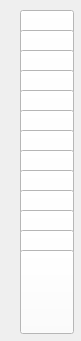
    <widget class="QFrame" name="table3">
     <property name="enabled">
      <bool>true</bool>
     </property>
     <property name="geometry">
      <rect>
       <x>150</x>
       <y>110</y>
       <width>81</width>
       <height>341</height>
      </rect>
     </property>
     <property name="sizePolicy">
      <sizepolicy hsizetype="Fixed" vsizetype="Fixed">
       <horstretch>0</horstretch>
       <verstretch>0</verstretch>
      </sizepolicy>
     </property>
     <property name="minimumSize">
      <size>
       <width>72</width>
       <height>112</height>
      </size>
     </property>
     <property name="layoutDirection">
      <enum>Qt::LeftToRight</enum>
     </property>
     <property name="autoFillBackground">
      <bool>false</bool>
     </property>
     <widget class="QPushButton" name="table3_card_1">
      <property name="geometry">
       <rect>
        <x>20</x>
        <y>10</y>
        <width>54</width>
        <height>84</height>
       </rect>
      </property>
      <property name="sizePolicy">
       <sizepolicy hsizetype="Fixed" vsizetype="Fixed">
        <horstretch>0</horstretch>
        <verstretch>0</verstretch>
       </sizepolicy>
      </property>
      <property name="minimumSize">
       <size>
        <width>54</width>
        <height>84</height>
       </size>
      </property>
      <property name="maximumSize">
       <size>
        <width>54</width>
        <height>84</height>
       </size>
      </property>
      <property name="styleSheet">
       <string notr="true">background: white;
border-width:3px;
border-color: black;
</string>
      </property>
      <property name="text">
       <string/>
      </property>
     </widget>
     <widget class="QPushButton" name="table3_card_6">
      <property name="geometry">
       <rect>
        <x>20</x>
        <y>110</y>
        <width>54</width>
        <height>84</height>
       </rect>
      </property>
      <property name="sizePolicy">
       <sizepolicy hsizetype="Fixed" vsizetype="Fixed">
        <horstretch>0</horstretch>
        <verstretch>0</verstretch>
       </sizepolicy>
      </property>
      <property name="minimumSize">
       <size>
        <width>54</width>
        <height>84</height>
       </size>
      </property>
      <property name="maximumSize">
       <size>
        <width>54</width>
        <height>84</height>
       </size>
      </property>
      <property name="styleSheet">
       <string notr="true">background: white;
border-width:3px;
border-color: black;
</string>
      </property>
      <property name="text">
       <string/>
      </property>
     </widget>
     <widget class="QPushButton" name="table3_card_5">
      <property name="geometry">
       <rect>
        <x>20</x>
        <y>90</y>
        <width>54</width>
        <height>84</height>
       </rect>
      </property>
      <property name="sizePolicy">
       <sizepolicy hsizetype="Fixed" vsizetype="Fixed">
        <horstretch>0</horstretch>
        <verstretch>0</verstretch>
       </sizepolicy>
      </property>
      <property name="minimumSize">
       <size>
        <width>54</width>
        <height>84</height>
       </size>
      </property>
      <property name="maximumSize">
       <size>
        <width>54</width>
        <height>84</height>
       </size>
      </property>
      <property name="styleSheet">
       <string notr="true">background: white;
border-width:3px;
border-color: black;
</string>
      </property>
      <property name="text">
       <string/>
      </property>
     </widget>
     <widget class="QPushButton" name="table3_card_2">
      <property name="geometry">
       <rect>
        <x>20</x>
        <y>30</y>
        <width>54</width>
        <height>84</height>
       </rect>
      </property>
      <property name="sizePolicy">
       <sizepolicy hsizetype="Fixed" vsizetype="Fixed">
        <horstretch>0</horstretch>
        <verstretch>0</verstretch>
       </sizepolicy>
      </property>
      <property name="minimumSize">
       <size>
        <width>54</width>
        <height>84</height>
       </size>
      </property>
      <property name="maximumSize">
       <size>
        <width>54</width>
        <height>84</height>
       </size>
      </property>
      <property name="styleSheet">
       <string notr="true">background: white;
border-width:3px;
border-color: black;
</string>
      </property>
      <property name="text">
       <string/>
      </property>
     </widget>
     <widget class="QPushButton" name="table3_card_8">
      <property name="geometry">
       <rect>
        <x>20</x>
        <y>150</y>
        <width>54</width>
        <height>84</height>
       </rect>
      </property>
      <property name="sizePolicy">
       <sizepolicy hsizetype="Fixed" vsizetype="Fixed">
        <horstretch>0</horstretch>
        <verstretch>0</verstretch>
       </sizepolicy>
      </property>
      <property name="minimumSize">
       <size>
        <width>54</width>
        <height>84</height>
       </size>
      </property>
      <property name="maximumSize">
       <size>
        <width>54</width>
        <height>84</height>
       </size>
      </property>
      <property name="styleSheet">
       <string notr="true">background: white;
border-width:3px;
border-color: black;
</string>
      </property>
      <property name="text">
       <string/>
      </property>
     </widget>
     <widget class="QPushButton" name="table3_card_3">
      <property name="geometry">
       <rect>
        <x>20</x>
        <y>50</y>
        <width>54</width>
        <height>84</height>
       </rect>
      </property>
      <property name="sizePolicy">
       <sizepolicy hsizetype="Fixed" vsizetype="Fixed">
        <horstretch>0</horstretch>
        <verstretch>0</verstretch>
       </sizepolicy>
      </property>
      <property name="minimumSize">
       <size>
        <width>54</width>
        <height>84</height>
       </size>
      </property>
      <property name="maximumSize">
       <size>
        <width>54</width>
        <height>84</height>
       </size>
      </property>
      <property name="styleSheet">
       <string notr="true">background: white;
border-width:3px;
border-color: black;
</string>
      </property>
      <property name="text">
       <string/>
      </property>
     </widget>
     <widget class="QPushButton" name="table3_card_4">
      <property name="geometry">
       <rect>
        <x>20</x>
        <y>70</y>
        <width>54</width>
        <height>84</height>
       </rect>
      </property>
      <property name="sizePolicy">
       <sizepolicy hsizetype="Fixed" vsizetype="Fixed">
        <horstretch>0</horstretch>
        <verstretch>0</verstretch>
       </sizepolicy>
      </property>
      <property name="minimumSize">
       <size>
        <width>54</width>
        <height>84</height>
       </size>
      </property>
      <property name="maximumSize">
       <size>
        <width>54</width>
        <height>84</height>
       </size>
      </property>
      <property name="styleSheet">
       <string notr="true">background: white;
border-width:3px;
border-color: black;
</string>
      </property>
      <property name="text">
       <string/>
      </property>
     </widget>
     <widget class="QPushButton" name="table3_card_7">
      <property name="geometry">
       <rect>
        <x>20</x>
        <y>130</y>
        <width>54</width>
        <height>84</height>
       </rect>
      </property>
      <property name="sizePolicy">
       <sizepolicy hsizetype="Fixed" vsizetype="Fixed">
        <horstretch>0</horstretch>
        <verstretch>0</verstretch>
       </sizepolicy>
      </property>
      <property name="minimumSize">
       <size>
        <width>54</width>
        <height>84</height>
       </size>
      </property>
      <property name="maximumSize">
       <size>
        <width>54</width>
        <height>84</height>
       </size>
      </property>
      <property name="styleSheet">
       <string notr="true">background: white;
border-width:3px;
border-color: black;
</string>
      </property>
      <property name="text">
       <string/>
      </property>
     </widget>
     <widget class="QPushButton" name="table3_card_9">
      <property name="geometry">
       <rect>
        <x>20</x>
        <y>170</y>
        <width>54</width>
        <height>84</height>
       </rect>
      </property>
      <property name="sizePolicy">
       <sizepolicy hsizetype="Fixed" vsizetype="Fixed">
        <horstretch>0</horstretch>
        <verstretch>0</verstretch>
       </sizepolicy>
      </property>
      <property name="minimumSize">
       <size>
        <width>54</width>
        <height>84</height>
       </size>
      </property>
      <property name="maximumSize">
       <size>
        <width>54</width>
        <height>84</height>
       </size>
      </property>
      <property name="styleSheet">
       <string notr="true">background: white;
border-width:3px;
border-color: black;
</string>
      </property>
      <property name="text">
       <string/>
      </property>
     </widget>
     <widget class="QPushButton" name="table3_card_10">
      <property name="geometry">
       <rect>
        <x>20</x>
        <y>190</y>
        <width>54</width>
        <height>84</height>
       </rect>
      </property>
      <property name="sizePolicy">
       <sizepolicy hsizetype="Fixed" vsizetype="Fixed">
        <horstretch>0</horstretch>
        <verstretch>0</verstretch>
       </sizepolicy>
      </property>
      <property name="minimumSize">
       <size>
        <width>54</width>
        <height>84</height>
       </size>
      </property>
      <property name="maximumSize">
       <size>
        <width>54</width>
        <height>84</height>
       </size>
      </property>
      <property name="styleSheet">
       <string notr="true">background: white;
border-width:3px;
border-color: black;
</string>
      </property>
      <property name="text">
       <string/>
      </property>
     </widget>
     <widget class="QPushButton" name="table3_card_11">
      <property name="geometry">
       <rect>
        <x>20</x>
        <y>210</y>
        <width>54</width>
        <height>84</height>
       </rect>
      </property>
      <property name="sizePolicy">
       <sizepolicy hsizetype="Fixed" vsizetype="Fixed">
        <horstretch>0</horstretch>
        <verstretch>0</verstretch>
       </sizepolicy>
      </property>
      <property name="minimumSize">
       <size>
        <width>54</width>
        <height>84</height>
       </size>
      </property>
      <property name="maximumSize">
       <size>
        <width>54</width>
        <height>84</height>
       </size>
      </property>
      <property name="styleSheet">
       <string notr="true">background: white;
border-width:3px;
border-color: black;
</string>
      </property>
      <property name="text">
       <string/>
      </property>
     </widget>
     <widget class="QPushButton" name="table3_card_12">
      <property name="geometry">
       <rect>
        <x>20</x>
        <y>230</y>
        <width>54</width>
        <height>84</height>
       </rect>
      </property>
      <property name="sizePolicy">
       <sizepolicy hsizetype="Fixed" vsizetype="Fixed">
        <horstretch>0</horstretch>
        <verstretch>0</verstretch>
       </sizepolicy>
      </property>
      <property name="minimumSize">
       <size>
        <width>54</width>
        <height>84</height>
       </size>
      </property>
      <property name="maximumSize">
       <size>
        <width>54</width>
        <height>84</height>
       </size>
      </property>
      <property name="styleSheet">
       <string notr="true">background: white;
border-width:3px;
border-color: black;
</string>
      </property>
      <property name="text">
       <string/>
      </property>
     </widget>
     <widget class="QPushButton" name="table3_card_13">
      <property name="geometry">
       <rect>
        <x>20</x>
        <y>250</y>
        <width>54</width>
        <height>84</height>
       </rect>
      </property>
      <property name="sizePolicy">
       <sizepolicy hsizetype="Fixed" vsizetype="Fixed">
        <horstretch>0</horstretch>
        <verstretch>0</verstretch>
       </sizepolicy>
      </property>
      <property name="minimumSize">
       <size>
        <width>54</width>
        <height>84</height>
       </size>
      </property>
      <property name="maximumSize">
       <size>
        <width>54</width>
        <height>84</height>
       </size>
      </property>
      <property name="styleSheet">
       <string notr="true">background: white;
border-width:3px;
border-color: black;
</string>
      </property>
      <property name="text">
       <string/>
      </property>
     </widget>
     <zorder>table3_card_1</zorder>
     <zorder>table3_card_2</zorder>
     <zorder>table3_card_3</zorder>
     <zorder>table3_card_4</zorder>
     <zorder>table3_card_5</zorder>
     <zorder>table3_card_6</zorder>
     <zorder>table3_card_7</zorder>
     <zorder>table3_card_8</zorder>
     <zorder>table3_card_9</zorder>
     <zorder>table3_card_10</zorder>
     <zorder>table3_card_11</zorder>
     <zorder>table3_card_12</zorder>
     <zorder>table3_card_13</zorder>
    </widget>
